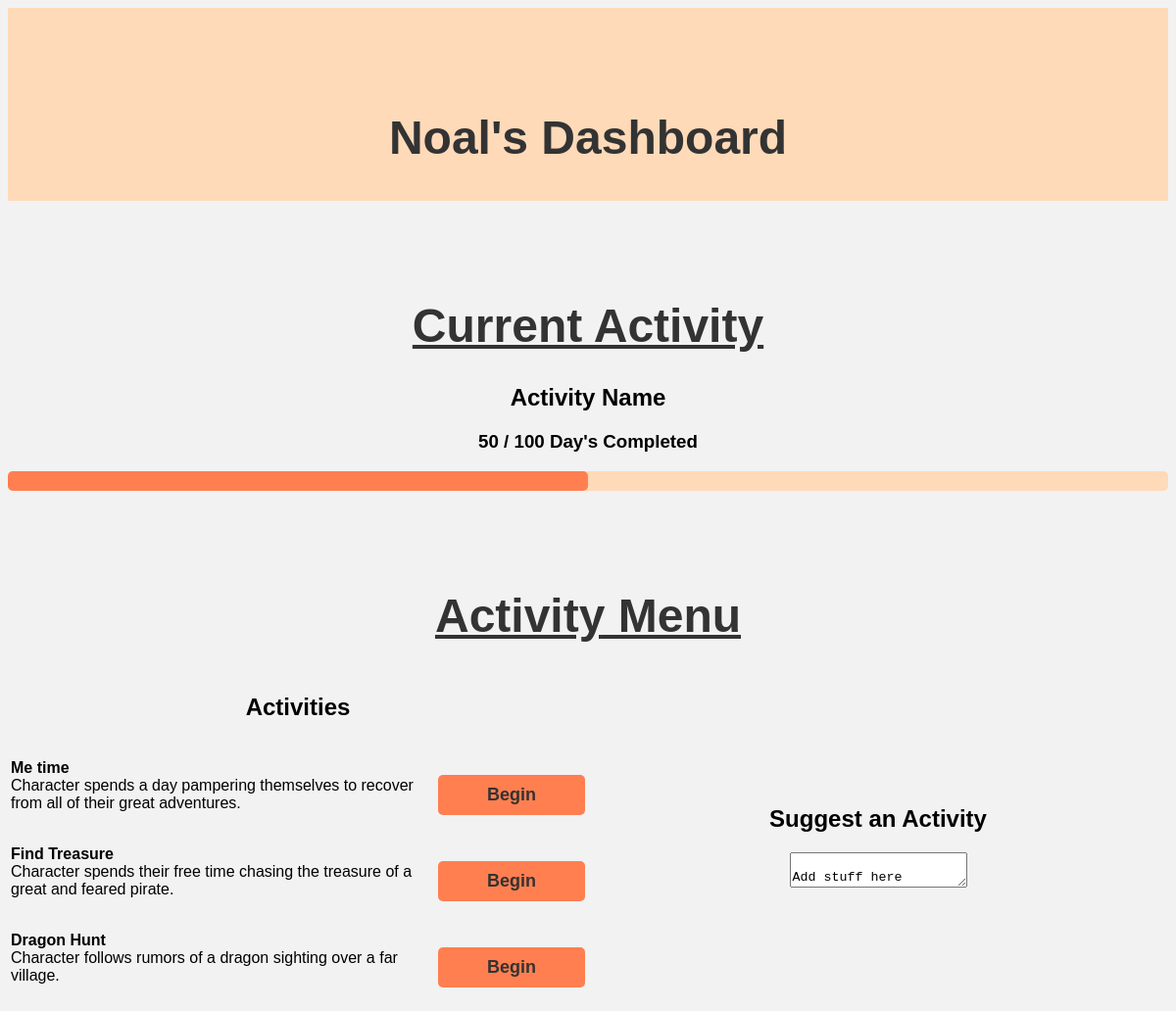
/downtimeTracker/dashboard/Noal, run on the app's committed database.
### DowntimeTracker/models.py (models this page shows, shortened)
class Activity(models.Model):
    title = models.CharField(max_length=30, help_text='Name of this type of Activity')
    description = models.CharField(max_length=150, help_text="The description of the Activity")
    player = models.CharField(max_length=30, help_text="Name of player currently working", default="")
    date_started = models.DateField()
    days = models.IntegerField(default=7) #TODO: Figure out params
    days_completed = models.IntegerField(default=0) #TODO: Figure out params
    hidden = models.BooleanField(default=False, help_text="Can all players see this activity?")
    class Meta: ordering = ['-title']

### DowntimeTracker/views.py (the view)
# urls.py: path('dashboard/<name>', views.dashboard, name='dashboard'),
def dashboard(request, name):
    current_activitys = Activity.objects.filter(player=name)
    all_activities = Activity.objects.all()
    if len(current_activitys) > 0:
        current_activity = current_activitys[0]
        percentage = int(round(current_activity.days_completed / current_activity.days, 2) * 100)
    else:
        current_activity = None
        percentage = 0
    return render(request, "dashboard.html", {"name": name, "currentActivity": current_activity, "percentage":  percentage, "allActivities":all_activities})

### DowntimeTracker/templates/dashboard.html (shortened to what this page needs)
{% load static %}
<!DOCTYPE html>
<html lang="en">
	<head>
        <link rel="stylesheet" href="{% static 'style.css' %}">
    </head>
	<body>
        <div class="header">
            <h1><strong>{{ name }}'s Dashboard</strong></h1>
        </div>
        <div>
            <h1><u>Current Activity</u></h1>
            <h2>Activity Name</h2>
            <h3>50 / 100 Day's Completed</h3>
            <div class="progress">
                <div class="progress-bar" role="progressbar" aria-valuenow="50" aria-volumemin="0" aria-valuemax="100"></div>
            </div>
        </div>
        <h1><u>Activity Menu</u></h1>
        <div class="row">
            <div class="column">
                <h2>Activities</h2>
                <table style="width: 100%;">
                    {% for activity in allActivities %}
                    <td class="row">
                        <p style="display: inline-block; text-align: left;" class="column"><strong>{{ activity.title }}</strong><br>{{ activity.description }}</p>
                        <button class="align-right; column; button">
                            <strong>Begin</strong>
                        </button>
                    </td>
                    {% endfor %}
                </table>
            </div>
            <div class="column">
                <h2>Suggest an Activity</h2>
                <textarea>
                    Add stuff here
                </textarea>
            </div>
        </div>
	</body>
</html>

### DowntimeTracker/static/style.css (style rules this page uses)
.header { color: black; width: 100%; position: fixed; background: peachpuff; padding: 5px 0; top: 0; left: 0; position: sticky; }
.row { display: flex; align-items: center; }
.column { flex: 50%; }
body { font-family: Arial, sans-serif; background-color: #f2f2f2; text-align: center; }
h1 { margin-top: 100px; font-size: 48px; color: #333; }
button { margin-top: 20px; padding: 10px 20px; font-size: 18px; background-color: coral; color: #333; border: none; border-radius: 5px; cursor: pointer; transition: background-color 0.3s ease; }
.button { width: 150px; }
.progress { height: 20px; background-color: peachpuff; border-radius: 5px; margin-bottom: 20px; }
.progress-bar { height: 100%; background-color: coral; border-radius: 5px; text-align: center; line-height: 20px; color: white; font-weight: bold; transition: width 0.5s ease-in-out; }

### data on the page
Activity: title "Me time", description "Character spends a day pampering themselves to recover from all of their great adventures."
Activity: title "Find Treasure", description "Character spends their free time chasing the treasure of a great and feared pirate."
Activity: title "Dragon Hunt", description "Character follows rumors of a dragon sighting over a far village."

### other printed values
{{ name }} "Noal"
